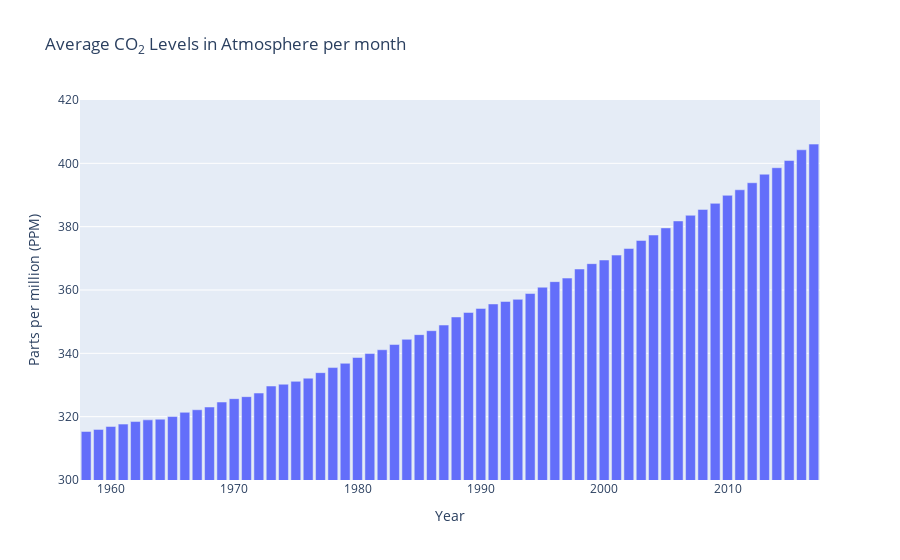

Notebook code for this chart:
### Markdown cell above
There is a positive linear relationship between AverageTemperature and Carbon Dioxide levels.
As AverageTemperature increases, CO₂ levels also tend to increase.
This supports the hypothesis that higher temperatures are associated with higher concentrations of CO₂ in the atmosphere, consistent with the greenhouse effect.

### Code cell
import plotly.offline as py
import plotly.graph_objs as go
import datetime as dt

grp1 = CO2_df.groupby(["year"]).mean()["Carbon Dioxide (ppm)"]
trace1 = go.Bar(x=grp1.index, y=grp1.values)
layout = go.Layout(
    title="Average CO<sub>2</sub> Levels in Atmosphere per month",
    yaxis=dict(title="Parts per million (PPM)", range=(300,420)),
    xaxis=dict(title="Year"))
figure = go.Figure(data=[trace1], layout=layout)
py.iplot(figure, filename="co2-ppm-year")

### Figure 1 — Plotly figure (JSON) as saved in the notebook; plotly's stock layout.template omitted (floating-point values rounded to 4 significant figures)
{"data": [{"type": "bar", "x": [1958, 1959, 1960, 1961, 1962, 1963, 1964, 1965, 1966, 1967, 1968, 1969, 1970, 1971, 1972, 1973, 1974, 1975, 1976, 1977, 1978, 1979, 1980, 1981, 1982, 1983, 1984, 1985, 1986, 1987, 1988, 1989, 1990, 1991, 1992, 1993, 1994, 1995, 1996, 1997, 1998, 1999, 2000, 2001, 2002, 2003, 2004, 2005, 2006, 2007, 2008, 2009, 2010, 2011, 2012, 2013, 2014, 2015, 2016, 2017], "y": [315.3, 316.0, 316.9, 317.6, 318.5, 319.0, 319.2, 320.0, 321.4, 322.2, 323.0, 324.6, 325.7, 326.3, 327.5, 329.7, 330.2, 331.2, 332.2, 333.9, 335.5, 336.9, 338.7, 339.9, 341.1, 342.8, 344.4, 345.9, 347.2, 348.9, 351.5, 352.9, 354.2, 355.6, 356.4, 357.0, 358.9, 360.9, 362.6, 363.8, 366.6, 368.3, 369.5, 371.0, 373.1, 375.6, 377.4, 379.6, 381.8, 383.6, 385.4, 387.4, 389.9, 391.6, 393.9, 396.6, 398.6, 400.9, 404.3, 406.1]}], "layout": {"autosize": true, "title": {"text": "Average CO<sub>2</sub> Levels in Atmosphere per month"}, "xaxis": {"autorange": true, "range": [1958.0, 2018.0], "title": {"text": "Year"}, "type": "linear"}, "yaxis": {"range": [300, 420], "title": {"text": "Parts per million (PPM)"}, "type": "linear"}}}
